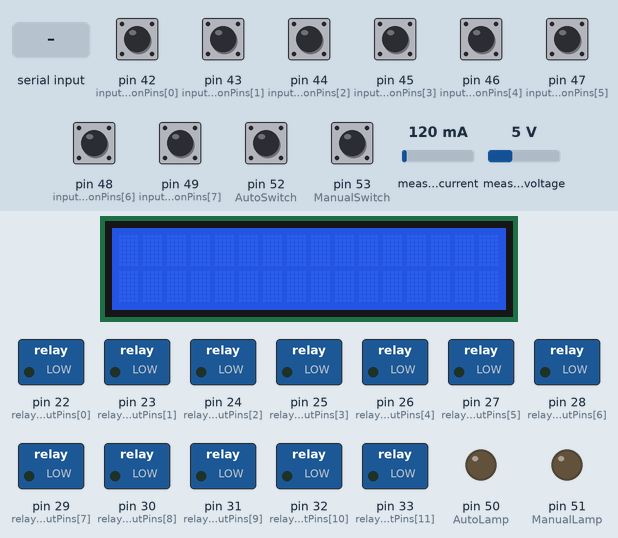
Simulated run of this sketch. Board: Arduino Mega 2560, built with avr-gcc and run on an emulated ATmega2560. Parts: 16×2 character LCD, switched loads named in the sketch (green lamp = pin HIGH), output pins drawn as LEDs (lit = HIGH). Inputs (shaded band) come from the test bench; at power-on: pin 42 (inputMotionPins[0]), pin 43 (inputMotionPins[1]), pin 44 (inputMotionPins[2]), pin 45 (inputMotionPins[3]), pin 46 (inputMotionPins[4]), pin 47 (inputMotionPins[5]), pin 48 (inputMotionPins[6]), pin 49 (inputMotionPins[7]), pin 52 (AutoSwitch), pin 53 (ManualSwitch) HIGH, measured current 120 mA, measured voltage 5 V. What the sketch prints to the serial monitor is not drawn.

Above: at 1.2 s.
1.3 s: pin 42 (inputMotionPins[0]) pulled LOW for 0.15 s
At 1.6 s:
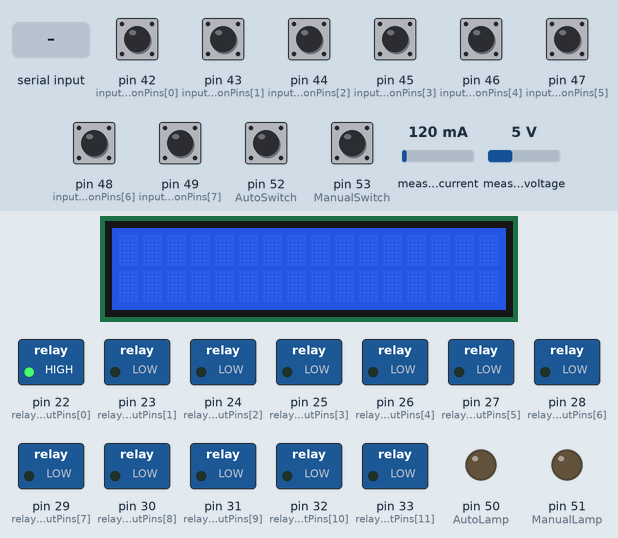
14.4 s: "WAKTU_PULANG\n" received over the second serial link
At 15.9 s:
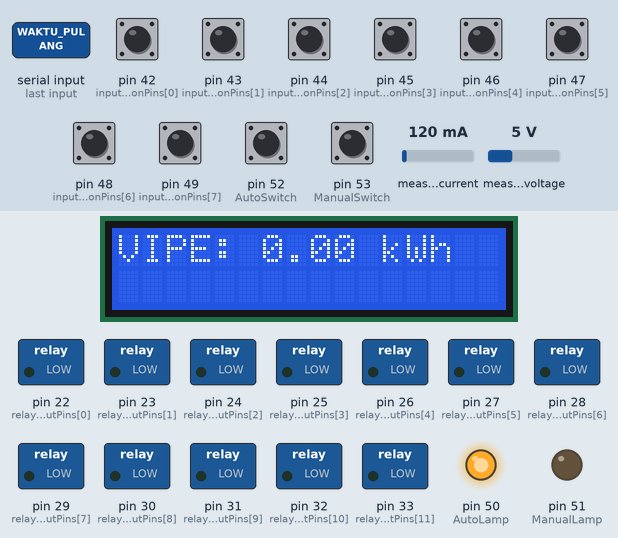
16.6 s: pin 53 (ManualSwitch) pulled LOW for 0.15 s
At 18.0 s:
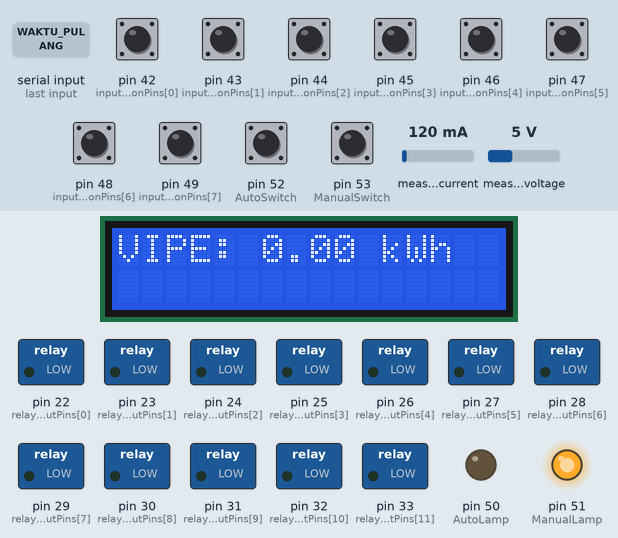
19.7 s: "AUTO\n" received over the second serial link
At 20.6 s:
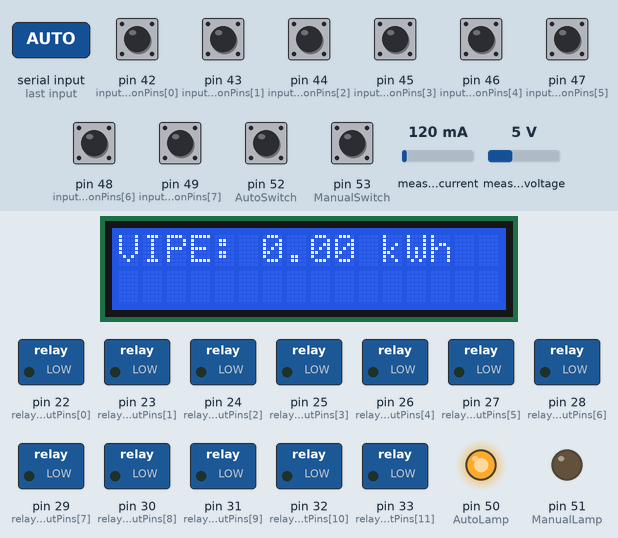
21.2 s: pin 53 (ManualSwitch) pulled LOW for 1 s
At 21.5 s:
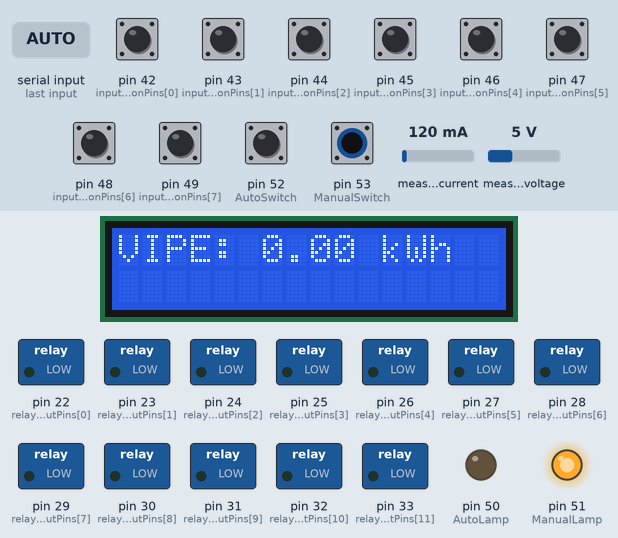
Timing chart, 0 to 24.2 s (numbered marks = the images above; inputs shaded):
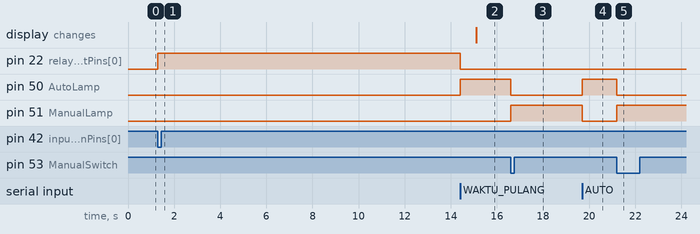

Measured:
- after the input at 1.3 s, pin 22 (relayOutputPins[0]): LOW → HIGH at once
- after the input at 14.4 s, pin 22 (relayOutputPins[0]): HIGH → LOW at once; pin 50 (AutoLamp): LOW → HIGH at once
- after the input at 16.6 s, pin 50 (AutoLamp): HIGH → LOW at once; pin 51 (ManualLamp): LOW → HIGH at once
- after the input at 19.7 s, pin 50 (AutoLamp): LOW → HIGH at once; pin 51 (ManualLamp): HIGH → LOW at once
- after the input at 21.2 s, pin 50 (AutoLamp): HIGH → LOW at once; pin 51 (ManualLamp): LOW → HIGH at once

The sketch:

ArduinoMega2650_FIX3.ino
```cpp
#include <PZEM004Tv30.h>
#include <LiquidCrystal_I2C.h>
#include <Wire.h>

const int relayOutputPins[] = { 22, 23, 24, 25, 26, 27, 28, 29, 30, 31, 32, 33, 34, 35, 36, 37, 38, 39, 40, 41 };  //Inisialisasi Pin Relay '0, 1, 2 dst'
const int inputMotionPins[] = { 42, 43, 44, 45, 46, 47, 48, 49 };                                                  //Inisialisasi Pin Motion Sensor '0, 1, 2 dst'

bool isAutoMode = true;        // Default mode Auto
bool lastModeAuto = true;      // Menyimpan mode terakhir (true = AUTO, false = MANUAL)
bool isBreakTime = false;      // Flag untuk waktu istirahat
bool isWorkTime = true;        // Flag untuk waktu kerja (aktif di luar jam pulang)
bool isSelectorActive = true;  // Variabel untuk status selector (AutoSwitch dan ManualSwitch)
bool isSendingData = false;    // Flag untuk mengontrol pengiriman data

// Tambahkan flag untuk status pengiriman
bool motionStatusSent = false;    // Untuk melacak status saat gerakan terdeteksi
bool noMotionStatusSent = false;  // Untuk melacak status saat tidak ada gerakan

const int ManualSwitch = 53;  //Selector Switch posisi 1
const int AutoSwitch = 52;    //Selector Switch posisi 3
const int ManualLamp = 51;    //Pilot Lamp Merah
const int AutoLamp = 50;      //Pilot Lamp Putih

// Inisialisasi PZEM pada Arduino Mega
#define PZEM_RX_PIN 15       // RX ke PZEM
#define PZEM_TX_PIN 14       // TX ke PZEM
PZEM004Tv30 pzem(&Serial3);  // PZEM menggunakan Serial3 pada Mega

LiquidCrystal_I2C lcd(0x27, 16, 2);

unsigned long previousMillisPM = 0;  // Variabel untuk menyimpan waktu sebelumnya
unsigned long intervalPM = 15000;    // Interval waktu dalam milidetik (1 detik)

unsigned long previousMillisLCD = 0;  // Variabel untuk menyimpan waktu sebelumnya
unsigned long intervalLCD = 15000;    // Interval waktu dalam milidetik (1 detik)

const unsigned long motionTimeout = 30000;   // sesuaikan timer motion sensor dalam milidetik
unsigned long motionTimers[8] = {0};         // Timer untuk masing-masing sensor
bool sensorActive[8] = {false};              // Menyimpan status aktif masing-masing sensor

int previousRelayState[20] = {0}; // Array untuk menyimpan status relay sebelumnya
int previousSensorState[8] = {0}; // Misal ada 10 sensor, sesuaikan jumlahnya

// Deklarasi variabel Global Power Meter
float voltage;
float current;
float power;
float energy;
float frequency;
float pf;

void setup() {
  Serial.begin(115200);   // Untuk komunikasi serial dengan monitor
  Serial1.begin(9600);    // Untuk komunikasi serial dengan ESP32
  Serial3.begin(9600);    // Untuk komunikasi dengan PZEM
  Wire.setClock(200000);  // Fast mode: 200 kHz
  lcd.init();
  lcd.backlight();  // Nyalakan lampu latar LCD

  pinMode(ManualSwitch, INPUT_PULLUP);  //Selector Switch
  pinMode(AutoSwitch, INPUT_PULLUP);

  pinMode(ManualLamp, OUTPUT);  //Indicator Lamp
  pinMode(AutoLamp, OUTPUT);

  // Set up pin input untuk sensor
  for (int i = 0; i < 8; i++) {
    pinMode(inputMotionPins[i], INPUT_PULLUP);  //Kondisi awal HIGH 'pin IO -> GND'
  }

  // Set up pin output untuk relay
  for (int i = 0; i < 20; i++) {
    pinMode(relayOutputPins[i], OUTPUT);
  }
}

void loop() {
  // Deteksi status selector
  if (digitalRead(AutoSwitch) == LOW || digitalRead(ManualSwitch) == LOW) {
    isSelectorActive = true;  // Selector aktif
  } else {
    isSelectorActive = false;  // Selector tidak aktif
  }

  // Jika selector aktif, abaikan command
  if (isSelectorActive) {
    if (digitalRead(AutoSwitch) == LOW) {
      isAutoMode = true;
      digitalWrite(AutoLamp, HIGH);
      digitalWrite(ManualLamp, LOW);
      //Serial.println("Mode: AUTO (Controlled by selector)");
    } else if (digitalRead(ManualSwitch) == LOW) {
      isAutoMode = false;
      digitalWrite(AutoLamp, LOW);
      digitalWrite(ManualLamp, HIGH);
      deactivateAllRelays();
      //Serial.println("Mode: MANUAL (Controlled by selector)");
    }
  } else {
    handleWireless();  // Command dari wireless
  }

  //Menangani fungsi otomatis
  handleAutoMode();

  // Memanggil fungsi untuk mengambil data sensor
  unsigned long currentMillis = millis();
  if (currentMillis - previousMillisPM >= intervalPM) {
    previousMillisPM = currentMillis;
    ReadPowerMeter();  // Fungsi ini dipanggil setiap 20 detik
  }

  // Memanggil fungsi untuk memperbarui data pada LCD
  if (currentMillis - previousMillisLCD >= intervalLCD) {
    previousMillisLCD = currentMillis;
    displayDataOnLCD();  // Fungsi ini dipanggil setiap 20 detik
  }
}

void handleAutoMode(){
  // Logika otomatis berdasarkan sensor
  if (isAutoMode && !isBreakTime && isWorkTime) {
    bool relayUpdated = false;

    // Loop untuk mendeteksi gerakan
    for (int i = 0; i < 8; i++) {
      int sensorState = digitalRead(inputMotionPins[i]);

      if (sensorState == LOW) {      // Jika sensor mendeteksi gerakan
        sensorActive[i] = true;      // Tandai sensor sebagai aktif
        motionTimers[i] = millis();  // Reset timer sensor ini
        activateRelay(i);            // Aktifkan relay yang sesuai
        relayUpdated = true;
      }
    }

    // Loop untuk memeriksa sensor yang telah habis waktunya
    for (int i = 0; i < 8; i++) {
      if (sensorActive[i] && millis() - motionTimers[i] >= motionTimeout) {
        deactivateRelayTertentu(i);  // Matikan hanya relay yang terkait dengan sensor i
        sensorActive[i] = false;     // Tandai sensor sebagai tidak aktif
        relayUpdated = true;
      }
    }

    // Kirim status relay ke ESP32 hanya jika ada perubahan
    if (relayUpdated) {
      sendRelayStatusToESP32();
    }

  } else if (!isWorkTime) {
    for (int i = 0; i < 20; i++) {
      digitalWrite(relayOutputPins[i], LOW);  // Jika di luar waktu kerja, pastikan semua relay mati
    }
  }
}

//Inisialisasi Pembagian Motion (Case : ) dan Relay ([i]) sesuai zona
void activateRelay(int sensorIndex) {
  switch (sensorIndex) {
    case 0:  //Contractor Pin Motion '22,23'
      digitalWrite(relayOutputPins[0], HIGH);
      break;
    case 1:  //Meeting Room1 Pin Motion '24-26'
      digitalWrite(relayOutputPins[1], HIGH);
      digitalWrite(relayOutputPins[2], HIGH);
      digitalWrite(relayOutputPins[3], HIGH);
      break;
    case 2:  //Meeting Room 2 Pin Motion '27,28'
      digitalWrite(relayOutputPins[5], HIGH);
      digitalWrite(relayOutputPins[6], HIGH);
      break;
    case 3:  //Meeting Room 3 Pin Motion '29'
      digitalWrite(relayOutputPins[7], HIGH);
      break;
    case 4:  //Pantry Room Pin Motion '30'
      digitalWrite(relayOutputPins[8], HIGH);
      break;
    case 5:  //Work/Office Room Pin Motion '31-38'
      for (int i = 9; i <= 16; i++) digitalWrite(relayOutputPins[i], HIGH);
      break;
    case 6:  //Sen.Supervisor Room Pin Motion '39'
      digitalWrite(relayOutputPins[17], HIGH);
      break;
    case 7:  //Manager Room Pin Motion '40'
      digitalWrite(relayOutputPins[18], HIGH);
      break;
  }
}

//Inisialisasi Pembagian Motion (Case : ) dan Relay ([i]) sesuai zona
void deactivateRelayTertentu(int sensorIndex) {
  switch (sensorIndex) {
    case 0:  //Contractor Pin Motion '22,23'
      digitalWrite(relayOutputPins[0], LOW);
      break;
    case 1:  //Meeting Room1 Pin Motion '24-26'
      digitalWrite(relayOutputPins[1], LOW);
      digitalWrite(relayOutputPins[2], LOW);
      digitalWrite(relayOutputPins[3], LOW);
      break;
    case 2:  //Meeting Room 2 Pin Motion '27,28'
      digitalWrite(relayOutputPins[5], LOW);
      digitalWrite(relayOutputPins[6], LOW);
      break;
    case 3:  //Meeting Room 3 Pin Motion '29'
      digitalWrite(relayOutputPins[7], HIGH);
      break;
    case 4:  //Pantry Room Pin Motion '30'
      digitalWrite(relayOutputPins[8], LOW);
      break;
    case 5:  //Work/Office Room Pin Motion '31-38'
      for (int i = 9; i <= 16; i++) digitalWrite(relayOutputPins[i], LOW);
      break;
    case 6:  //Sen.Supervisor Room Pin Motion '39'
      digitalWrite(relayOutputPins[17], LOW);
      break;
    case 7:  //Manager Room Pin Motion '40'
      digitalWrite(relayOutputPins[18], LOW);
      break;
  }
}

// Menonaktifkan semua relay
void deactivateAllRelays() {
  for (int i = 0; i < 20; i++) digitalWrite(relayOutputPins[i], LOW);
}

// Fungsi untuk mengirim status relay ke ESP32
void sendRelayStatusToESP32() {
  if (!isSendingData) {
    isSendingData = true;
    bool sensorChanged = false;

    // Cek perubahan pada sensor
    for (int i = 0; i < 8; i++) {  // Sesuaikan jumlah sensor
      int sensorState = digitalRead(inputMotionPins[i]); // Baca status sensor

      if (sensorState != previousSensorState[i]) {  // Jika sensor berubah
        String data = "SENSOR_" + String(i) + ":" + String(sensorState) + "\n";
        Serial.print(data);     // Tampilkan di Serial Monitor

        previousSensorState[i] = sensorState; // Update status sensor
        sensorChanged = true;
      }
    }

    // Jika ada perubahan sensor, kirim status semua relay
    if (sensorChanged) {
      for (int i = 0; i < 20; i++) {
        int relayState = digitalRead(relayOutputPins[i]);  // Baca status relay
        String data = "RELAY_" + String(i) + ":" + String(relayState) + "\n";
        Serial1.println(data);  // Kirim data relay ke ESP32
        Serial.print(data);     // Tampilkan di Serial Monitor
        previousRelayState[i] = relayState; // Update status relay sebelumnya
      }
    }

    isSendingData = false;
  }
}

//Fungsi untuk IoT dengan kendali dari ESP32
void handleWireless() {
  // Membaca perintah dari serial
  if (Serial1.available()) {
    String command = Serial1.readStringUntil('\n');  // Membaca perintah sampai newline
    command.trim();                                  // Menghapus spasi dan karakter baris baru

      if (command == "AUTO") {
        isAutoMode = true;
        lastModeAuto = true;
        digitalWrite(AutoLamp, HIGH);
        digitalWrite(ManualLamp, LOW);
        //Serial.println("Mode: AUTO (Controlled by Wireless)");
      } else if (command == "MANUAL") {
        isAutoMode = false;
        lastModeAuto = false;
        digitalWrite(AutoLamp, LOW);
        digitalWrite(ManualLamp, HIGH);
        //Serial.println("Mode: MANUAL (Controlled by Wireless)");
      }

    // Jika perintah lain seperti "RELAY", proses tanpa mengganggu perubahan mode
    else if (command != "AUTO" && command != "MANUAL") {
      Serial.println("Command received: " + command);
    }

    // Menangani kontrol relay manual
    if (command.startsWith("RELAY_")) {
      int relayNumber = command.substring(6, command.indexOf(":")).toInt();  // Mendapatkan nomor relay
      int state = command.substring(command.indexOf(":") + 1).toInt();       // Mendapatkan status relay (0/1)
      digitalWrite(relayOutputPins[relayNumber], state);                     // Mengaktifkan atau menonaktifkan relay sesuai status
    }

    // Kontrol waktu istirahat
    if (command == "WAKTU_ISTIRAHAT_MULAI") {
      for (int i = 4; i < 20; i++) digitalWrite(relayOutputPins[i], LOW);
      isBreakTime = true;         // Aktifkan mode istirahat
      Serial.println("WAKTU_ISTIRAHAT_MULAI");
      if (lastModeAuto) {
        isAutoMode = true;
        lastModeAuto = true;
        digitalWrite(AutoLamp, HIGH);
        digitalWrite(ManualLamp, LOW);
        Serial.println("Mode: AUTO WAKTU_KERJA");
      } else {
        isAutoMode = false;
        lastModeAuto = false;
        digitalWrite(AutoLamp, LOW);
        digitalWrite(ManualLamp, HIGH);
        Serial.println("Mode: MANUAL WAKTU_KERJA");
      }
    }

    if (command == "WAKTU_ISTIRAHAT_SELESAI") {
      isBreakTime = false;  // Matikan mode istirahat
      if (lastModeAuto) {
        isAutoMode = true;  // Kembali ke mode AUTO
        lastModeAuto = true;
        digitalWrite(AutoLamp, HIGH);
        digitalWrite(ManualLamp, LOW);
      } else {
        isAutoMode = false;  // Kembali ke mode MANUAL
        lastModeAuto = false;
        digitalWrite(AutoLamp, LOW);
        digitalWrite(ManualLamp, HIGH);
      }
      Serial.println("WAKTU_ISTIRAHAT_SELESAI");
    }

    // Kontrol waktu pulang
    if (command == "WAKTU_PULANG") {
      for (int i = 0; i < 20; i++) digitalWrite(relayOutputPins[i], LOW);
      isWorkTime = false;         // Nonaktifkan mode kerja
      Serial.println("WAKTU_PULANG");
      if (lastModeAuto) {
        isAutoMode = true;
        lastModeAuto = true;
        digitalWrite(AutoLamp, HIGH);
        digitalWrite(ManualLamp, LOW);
        Serial.println("Mode: AUTO WAKTU_KERJA");
      } else {
        isAutoMode = false;
        lastModeAuto = false;
        digitalWrite(AutoLamp, LOW);
        digitalWrite(ManualLamp, HIGH);
        Serial.println("Mode: MANUAL WAKTU_KERJA");
      }
    }

    // Kontrol waktu kerja
    if (command == "WAKTU_KERJA") {
      isWorkTime = true;  // Aktifkan mode kerja
      if (lastModeAuto) {
        isAutoMode = true;
        lastModeAuto = true;
        digitalWrite(AutoLamp, HIGH);
        digitalWrite(ManualLamp, LOW);
        Serial.println("Mode: AUTO WAKTU_KERJA");
      } else {
        isAutoMode = false;
        lastModeAuto = false;
        digitalWrite(AutoLamp, LOW);
        digitalWrite(ManualLamp, HIGH);
        Serial.println("Mode: MANUAL WAKTU_KERJA");
      }
    }
  }
}

void ReadPowerMeter() {
  if (!isSendingData) {
    isSendingData = true;

    // Membaca data dari PZEM
    voltage = pzem.voltage();
    current = pzem.current();
    power = pzem.power();
    energy = pzem.energy();
    frequency = pzem.frequency();
    float pf = pzem.pf();  // Baca Power Factor

    // Format data sebagai string
    String data = "DATA:"
                  + String("V:") + String(voltage, 2)
                  + String(",C:") + String(current, 2)
                  + String(",P:") + String(power, 2)
                  + String(",E:") + String(energy, 2)
                  + String(",F:") + String(frequency, 2)
                  + String(",Q:") + String(pf, 2);  // Perbaikan di sini

    Serial.println(data);
    Serial1.println(data);  //Kirim data ReadPZEM ke ESP32

    isSendingData = false;  // Reset flag setelah pengiriman data selesai
  }
}

void displayDataOnLCD() {
  lcd.print(" ");
  lcd.setCursor(0, 0);  // Baris 1
  lcd.print("V: ");
  lcd.print(voltage, 2);  // 2 desimal
  //lcd.print(" V");    // Clear extra characters

  lcd.setCursor(1, 0);  // Baris 2
  lcd.print("I: ");
  lcd.print(current, 2);  // 2 desimal
  //lcd.print(" A");    // Clear extra characters

  lcd.setCursor(2, 0);  // Baris 3
  lcd.print("P: ");
  lcd.print(power, 2);  // 2 desimal
  //lcd.print(" W");    // Clear extra characters

  lcd.setCursor(3, 0);  // Baris 4
  lcd.print("E: ");
  lcd.print(energy, 2);  // 2 desimal
  lcd.print(" kWh");     // Clear extra characters
}
```
